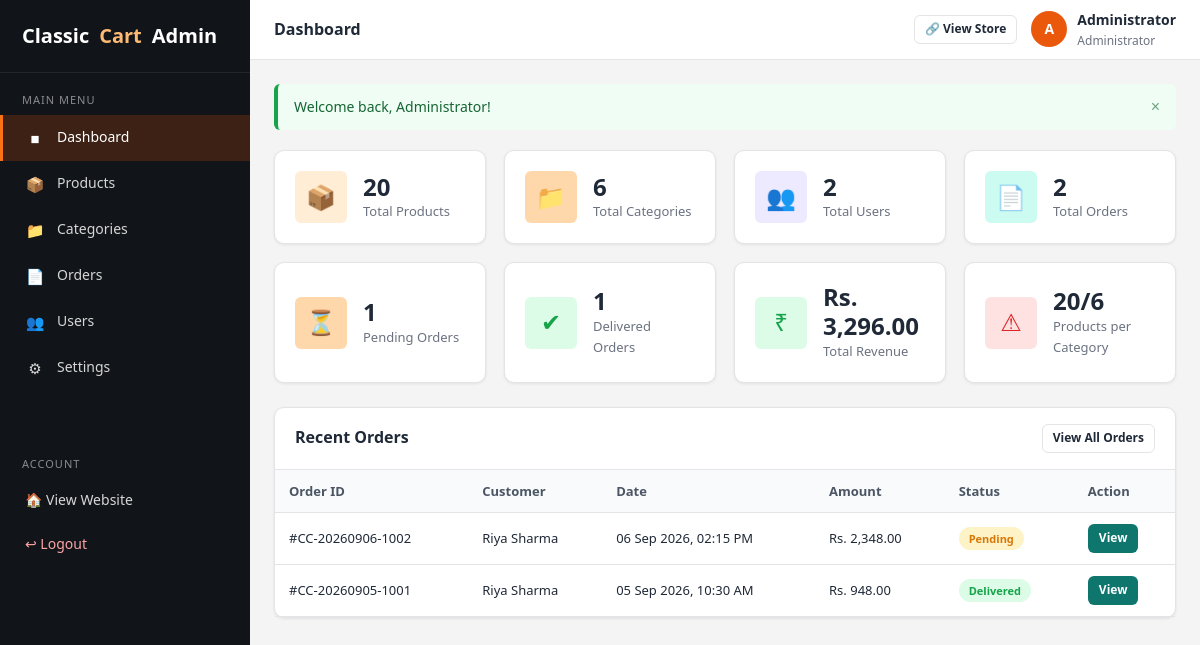
Page /admin/dashboard.php (signed in) on the committed database.
### tables this page shows
CREATE TABLE `orders` (
  `id` INT(11) NOT NULL AUTO_INCREMENT,
  `order_number` VARCHAR(50) NOT NULL,
  `user_id` INT(11) DEFAULT NULL,
  `name` VARCHAR(100) NOT NULL,
  `email` VARCHAR(150) NOT NULL,
  `phone` VARCHAR(20) NOT NULL,
  `address` TEXT NOT NULL,
  `city` VARCHAR(100) NOT NULL,
  `state` VARCHAR(100) NOT NULL,
  `pincode` VARCHAR(10) NOT NULL,
  `subtotal` DECIMAL(10,2) NOT NULL DEFAULT 0.00,
  `shipping` DECIMAL(10,2) NOT NULL DEFAULT 0.00,
  `total` DECIMAL(10,2) NOT NULL DEFAULT 0.00,
  `payment_method` VARCHAR(50) NOT NULL DEFAULT 'Cash on Delivery',
  `status` ENUM('Pending','Confirmed','Processing','Shipped','Delivered','Cancelled') NOT NULL DEFAULT 'Pending',
  `created_at` TIMESTAMP NOT NULL DEFAULT CURRENT_TIMESTAMP,
  PRIMARY KEY (`id`),
  UNIQUE KEY `uq_order_number` (`order_number`),
  KEY `idx_order_user` (`user_id`),
  CONSTRAINT `fk_order_user` FOREIGN KEY (`user_id`) REFERENCES `users` (`id`) ON DELETE SET NULL ON UPDATE CASCADE
);

### includes/functions.php (called while the page is built, shortened)
<?php
require_once __DIR__ . '/../config/database.php';
function flash_get(): array
{
    $messages = $_SESSION['flash'] ?? array();
    return $messages;
}
function e(?string $value): string
{
    return htmlspecialchars((string)$value, ENT_QUOTES, 'UTF-8');
}
function money($amount): string
{
    return 'Rs. ' . number_format((float)$amount, 2);
}
function format_date(string $datetime): string
{
    return date('d M Y, h:i A', strtotime($datetime));
}
function order_status_classes(string $status): string
{
    $map = array(
        'Pending'    => 'badge-warning',
        'Confirmed'  => 'badge-info',
        'Processing' => 'badge-primary',
        'Shipped'    => 'badge-secondary',
        'Delivered'  => 'badge-success',
        'Cancelled'  => 'badge-danger',
    );
    return $map[$status] ?? 'badge-secondary';
}
    ?>

### config/database.php (called while the page is built, shortened)
<?php
function db(): PDO
{
    static $pdo = null;
    if ($pdo === null) {
        try {
            $pdo = new PDO(
                'mysql:host=' . DB_HOST . ';dbname=' . DB_NAME . ';charset=utf8mb4',
                DB_USER,
                DB_PASS,
                array(
                    PDO::ATTR_ERRMODE            => PDO::ERRMODE_EXCEPTION,
                    PDO::ATTR_DEFAULT_FETCH_MODE => PDO::FETCH_ASSOC,
                    PDO::ATTR_EMULATE_PREPARES   => false,
                )
            );
        } catch (PDOException $e) {
            die('Database connection could not be established. Please check your configuration in config/database.php and make sure the database was imported.');
        }
    }
    return $pdo;
}

### includes/auth.php (called while the page is built, shortened)
<?php
require_once __DIR__ . '/functions.php';
function current_admin(): ?array
{
    $stmt = db()->prepare('SELECT * FROM admins WHERE id = ? LIMIT 1');
    $stmt->execute(array((int)$_SESSION['admin_id']));
    $admin = $stmt->fetch();
    if ($admin && (int)$admin['status'] === 1) {
        return $admin;
    }
    return null;
}

### admin/dashboard.php (the view, shortened to what this page needs)
<?php
$page_title = 'Dashboard';
require_once __DIR__ . '/includes/header.php';
$db = db();
$counts = array(
    'products'  => (int)$db->query('SELECT COUNT(*) AS c FROM products')->fetch()['c'],
    'categories'=> (int)$db->query('SELECT COUNT(*) AS c FROM categories')->fetch()['c'],
    'users'     => (int)$db->query('SELECT COUNT(*) AS c FROM users')->fetch()['c'],
    'orders'    => (int)$db->query('SELECT COUNT(*) AS c FROM orders')->fetch()['c'],
    'pending'   => (int)$db->query("SELECT COUNT(*) AS c FROM orders WHERE status = 'Pending'")->fetch()['c'],
    'delivered' => (int)$db->query("SELECT COUNT(*) AS c FROM orders WHERE status = 'Delivered'")->fetch()['c'],
    'revenue'   => (float)$db->query("SELECT COALESCE(SUM(total),0) AS c FROM orders WHERE status != 'Cancelled'")->fetch()['c'],
);
$recentOrders = $db->query(
    'SELECT o.*, u.name AS customer_name
     FROM orders o
     LEFT JOIN users u ON u.id = o.user_id
     ORDER BY o.created_at DESC
     LIMIT 8'
)->fetchAll();
?>
<div class="stats-grid">
    <div class="stat-card">
        <div class="stat-icon blue">&#128230;</div>
        <div>
            <div class="stat-value"><?php echo $counts['products']; ?></div>
            <div class="stat-label">Total Products</div>
        </div>
    </div>
    <div class="stat-card">
        <div class="stat-icon orange">&#128193;</div>
        <div>
            <div class="stat-value"><?php echo $counts['categories']; ?></div>
            <div class="stat-label">Total Categories</div>
        </div>
    </div>
    <div class="stat-card">
        <div class="stat-icon purple">&#128101;</div>
        <div>
            <div class="stat-value"><?php echo $counts['users']; ?></div>
            <div class="stat-label">Total Users</div>
        </div>
    </div>
    <div class="stat-card">
        <div class="stat-icon teal">&#128196;</div>
        <div>
            <div class="stat-value"><?php echo $counts['orders']; ?></div>
            <div class="stat-label">Total Orders</div>
        </div>
    </div>
    <div class="stat-card">
        <div class="stat-icon orange">&#9203;</div>
        <div>
            <div class="stat-value"><?php echo $counts['pending']; ?></div>
            <div class="stat-label">Pending Orders</div>
        </div>
    </div>
    <div class="stat-card">
        <div class="stat-icon green">&#10004;</div>
        <div>
            <div class="stat-value"><?php echo $counts['delivered']; ?></div>
            <div class="stat-label">Delivered Orders</div>
        </div>
    </div>
    <div class="stat-card">
        <div class="stat-icon green">&#8377;</div>
        <div>
            <div class="stat-value"><?php echo money($counts['revenue']); ?></div>
            <div class="stat-label">Total Revenue</div>
        </div>
    </div>
    <div class="stat-card">
        <div class="stat-icon red">&#9888;</div>
        <div>
            <div class="stat-value"><?php echo $counts['products']; ?>/<?php echo $counts['categories']; ?></div>
            <div class="stat-label">Products per Category</div>
        </div>
    </div>
</div>
<div class="card">
    <div class="card-header">
        <h3>Recent Orders</h3>
        <a href="orders.php" class="btn btn-outline btn-sm">View All Orders</a>
    </div>
    <div class="table-responsive">
        <table class="table">
            <thead>
                <tr>
                    <th>Order ID</th>
                    <th>Customer</th>
                    <th>Date</th>
                    <th>Amount</th>
                    <th>Status</th>
                    <th>Action</th>
                </tr>
            </thead>
            <tbody>
                <?php foreach ($recentOrders as $order) { ?>
                    <tr>
                        <td>#<?php echo e($order['order_number']); ?></td>
                        <td><?php echo e($order['name']); ?></td>
                        <td><?php echo format_date($order['created_at']); ?></td>
                        <td><?php echo money($order['total']); ?></td>
                        <td><span class="badge <?php echo order_status_classes($order['status']); ?>"><?php echo e($order['status']); ?></span></td>
                        <td><a href="order-details.php?id=<?php echo (int)$order['id']; ?>" class="btn btn-info btn-sm">View</a></td>
                    </tr>
                <?php } ?>
            </tbody>
        </table>
    </div>
</div>
<?php require_once __DIR__ . '/includes/footer.php'; ?>

### admin/includes/header.php (shortened to what this page needs)
<?php
require_once __DIR__ . '/../../includes/auth.php';
$admin     = current_admin();
$flashMsgs = flash_get();
$adminInitial = strtoupper(substr($admin['name'], 0, 1));
?>
<!DOCTYPE html>
<html lang="en">
<head>
    <link rel="stylesheet" href="assets/css/admin.css">
</head>
<body>
<div class="admin-wrapper">
    <?php require __DIR__ . '/sidebar.php'; ?>
    <div class="admin-main">
        <header class="admin-topbar">
            <div class="flex">
                <span class="topbar-title"><?php echo e($page_title); ?></span>
            </div>
            <div class="topbar-right">
                <a href="../index.php" class="btn btn-outline btn-sm">&#128279; View Store</a>
                <div class="admin-avatar">
                    <span class="avatar-circle"><?php echo e($adminInitial); ?></span>
                    <div>
                        <div class="admin-name"><?php echo e($admin['name']); ?></div>
                        <div class="admin-role">Administrator</div>
                    </div>
                </div>
            </div>
        </header>
        <div class="admin-content">
            <?php if (!empty($flashMsgs)) { ?>
                <div class="flash-container">
                    <?php foreach ($flashMsgs as $type => $messages) { ?>
                        <?php foreach ($messages as $msg) { ?>
                            <div class="flash flash-<?php echo e($type === 'error' ? 'danger' : $type); ?>">
                                <span><?php echo e($msg); ?></span>
                                <button type="button" class="flash-close" aria-label="Close">&times;</button>
                            </div>
                        <?php } ?>
                    <?php } ?>
                </div>
            <?php } ?>

### rows in the picture
orders: id "2", user "1", order_number "CC-20260906-1002", name "Riya Sharma", created_at "06 Sep 2026, 02:15 PM", total "Rs. 2,348.00", status "Pending"
orders: order_number "CC-20260905-1001", name "Riya Sharma", created_at "05 Sep 2026, 10:30 AM", total "Rs. 948.00", status "Delivered"

### other values in the picture
$page_title "Dashboard"
$adminInitial "A"
$admin['name'] "Administrator"
$msg "Welcome back, Administrator!"
$counts['products'] "20"
$counts['categories'] "6"
money($counts['revenue']) "Rs. 3,296.00"
